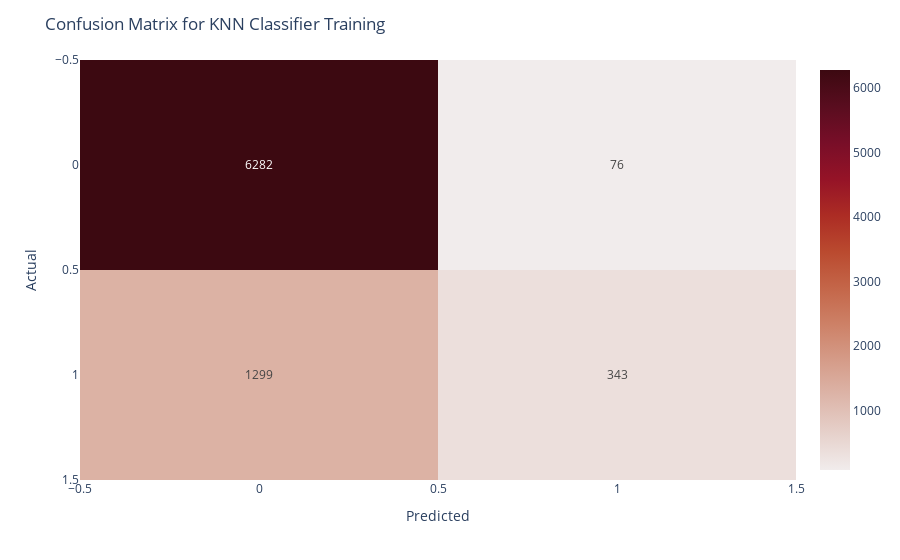

The code cell stored with this chart in its notebook:
### Code cell
#plotting a Crosstab for the KNN Classifier
from sklearn.metrics import confusion_matrix
import plotly.express as px
heatmap = px.imshow(confusion_matrix(y_train,train_pred)
,aspect="auto",text_auto=True,color_continuous_scale="amp")
heatmap.update_layout(title = "Confusion Matrix for KNN Classifier Training")
heatmap.update_xaxes(title="Predicted")
heatmap.update_yaxes(title="Actual")
heatmap.show()

### Figure 1 — Plotly figure (JSON) as saved in the notebook; plotly's stock layout.template omitted (floating-point values rounded to 4 significant figures)
{"data": [{"coloraxis": "coloraxis", "hovertemplate": "x: %{x}<br>y: %{y}<br>color: %{z}<extra></extra>", "name": "0", "texttemplate": "%{z}", "type": "heatmap", "xaxis": "x", "yaxis": "y", "z": [[6282, 76], [1299, 343]]}], "layout": {"coloraxis": {"colorscale": [[0, "rgb(241, 236, 236)"], [0.09091, "rgb(230, 209, 203)"], [0.1818, "rgb(221, 182, 170)"], [0.2727, "rgb(213, 156, 137)"], [0.3636, "rgb(205, 129, 103)"], [0.4545, "rgb(196, 102, 73)"], [0.5455, "rgb(186, 74, 47)"], [0.6364, "rgb(172, 44, 36)"], [0.7273, "rgb(149, 19, 39)"], [0.8182, "rgb(120, 14, 40)"], [0.9091, "rgb(89, 13, 31)"], [1, "rgb(60, 9, 17)"]]}, "margin": {"t": 60}, "title": {"text": "Confusion Matrix for KNN Classifier Training"}, "xaxis": {"anchor": "y", "domain": [0, 1], "title": {"text": "Predicted"}}, "yaxis": {"anchor": "x", "autorange": "reversed", "domain": [0, 1], "title": {"text": "Actual"}}}}
